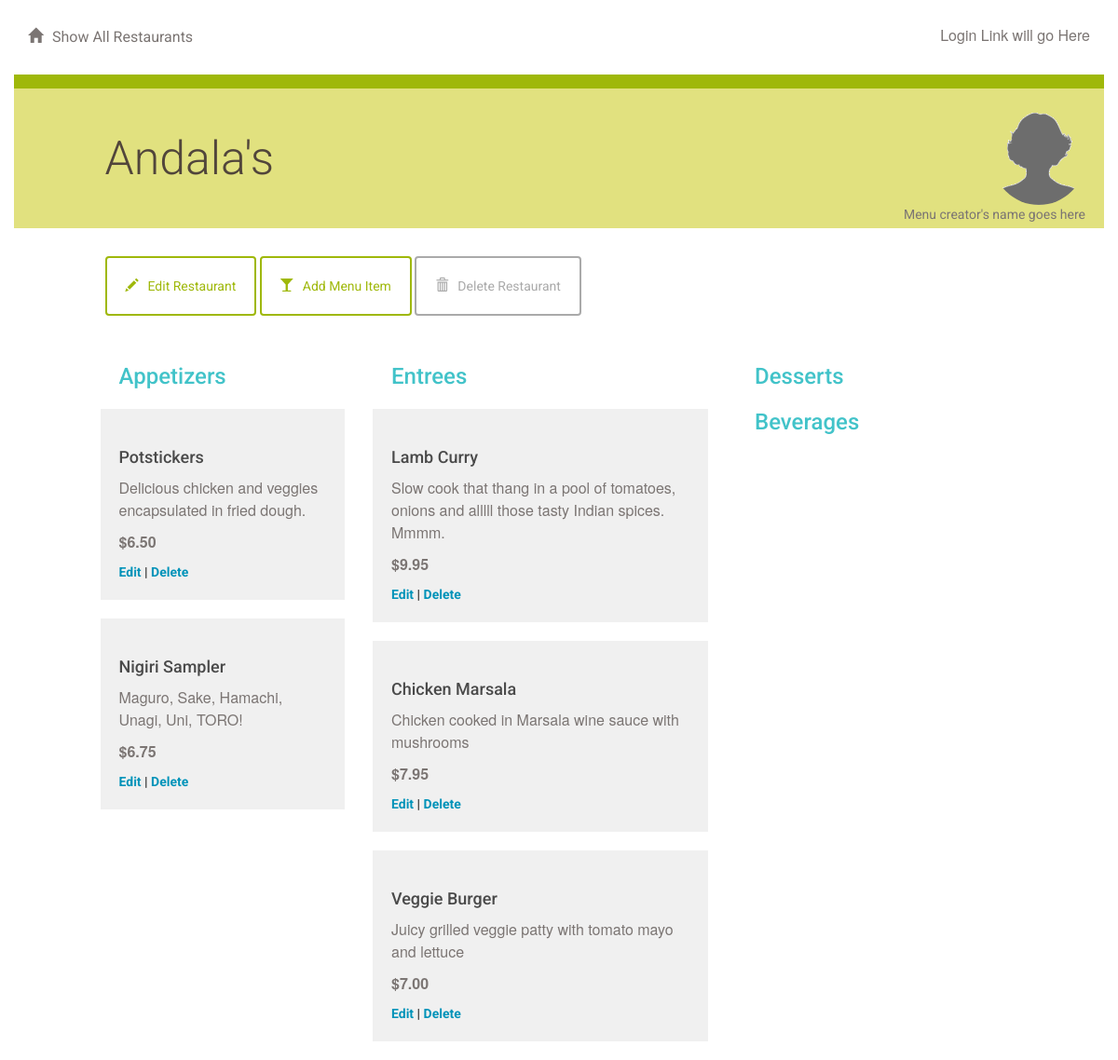
The app's page /restaurant/6/menu/ with its own data.
### database_setup.py (models this page shows, shortened)
class Restaurant(Base):
    __tablename__ = 'restaurant'
    id = Column(Integer, primary_key=True)
    name = Column(String(250), nullable=False)

class MenuItem(Base):
    __tablename__ = 'menu_item'
    name = Column(String(80), nullable=False)
    id = Column(Integer, primary_key=True)
    description = Column(String(250))
    price = Column(String(8))
    course = Column(String(250))
    restaurant_id = Column(Integer, ForeignKey('restaurant.id'))
    restaurant = relationship(Restaurant)

### project.py (the view)
@app.route('/restaurant/<int:restaurant_id>/')
@app.route('/restaurant/<int:restaurant_id>/menu/')
def showMenu(restaurant_id):
    restaurant = session.query(Restaurant).filter_by(id=restaurant_id).one()
    items = session.query(MenuItem).filter_by(
        restaurant_id=restaurant_id).all()
    return render_template('menu.html', items=items, restaurant=restaurant)

### templates/menu.html (shortened to what this page needs)
{% extends "main.html" %}
{% block content %}
{% include "header.html" %}
	<div class="row divider green">
		<div class="col-md-12"></div>
	</div>
	<div class="row banner menu">
		<div class="col-md-11 col-md-offset-1 padding-none">
			<h1>{{ restaurant.name }}
			<figure class="creator">
				<img src="{{ url_for('static', filename='blank_user.gif') }}">
				<figcaption>Menu creator's name goes here</figcaption>
			</figure>
			</h1>
		</div>
	</div>
	<div class="row padding-top padding-bottom">
		<div class="col-md-1"></div>
		<div class="col-md-11 padding-none">
			<a href="{{url_for('editRestaurant', restaurant_id = restaurant.id )}}">
				<button class="btn btn-default" id="new-menu-item">
					<span class="glyphicon glyphicon-pencil" aria-hidden="true"></span>Edit Restaurant
				</button>
			</a>
			<a href="{{url_for('newMenuItem', restaurant_id = restaurant.id )}}">
				<button class="btn btn-default" id="new-menu-item">
					<span class="glyphicon glyphicon-glass" aria-hidden="true"></span>Add Menu Item
				</button>
			</a>
						<a href="{{url_for('deleteRestaurant', restaurant_id = restaurant.id )}}">
				<button class="btn btn-default delete" id="delete-restaurant">
					<span class="glyphicon glyphicon-trash" aria-hidden="true"></span>Delete Restaurant
				</button>
			</a>
		</div>
		<div class="col-md-7"></div>
	</div>
	{% if items !=[] %}
		<div class="row">
			<div class="col-md-1"></div>
			<div class="col-md-3">
				<h2>Appetizers</h2>
					{% for i in items %}
						{% if i.course == 'Appetizer' %}
							<div class="menu-item">
								<h3>{{i.name}}</h3>
								<p>{{i.description}}</p>
								<p class="menu-price">{{i.price}}</p>
								<a href='{{url_for('editMenuItem', restaurant_id = restaurant.id, menu_id=i.id ) }}'>Edit</a> |
								<a href='{{url_for('deleteMenuItem', restaurant_id = restaurant.id, menu_id=i.id ) }}'>Delete</a>
							</div>
						{% endif %}
					{% endfor %}
			</div>
			<div class="col-md-4">
				<h2>Entrees</h2>
					{% for i in items %}
						{% if i.course == 'Entree' %}
						<div class="menu-item">
							<h3>{{i.name}}</h3>
							<p>{{i.description}}</p>
							<p class="menu-price">{{i.price}}</p>
							<a href='{{url_for('editMenuItem', restaurant_id = restaurant.id, menu_id=i.id ) }}'>Edit</a> |
							<a href='{{url_for('deleteMenuItem', restaurant_id = restaurant.id, menu_id=i.id ) }}'>Delete</a>
						</div>
						{% endif %}
					{% endfor %}
			</div>
			<div class="col-md-3">
				<h2>Desserts</h2>
				<h2>Beverages</h2>
			</div>
			<div class="col-md-1"></div>
		</div>
	{% endif %}
{% endblock %}

### static/styles.css (style rules this page uses)
* { font-family: "Helvetica Neue Bold", Roboto, Helvetica, Arial, sans-serif; font-weight: 700; }
h1 { font-family: "Helvetica Neue Light", Roboto, Helvetica, Arial, sans-serif; font-size: 50px; color: #51453B; line-height: 60px; font-weight: 300; }
h2 { font-size: 24px; color: #42C3C9; line-height: 29px; }
h3 { font-size: 18px; color: #4A4A4A; line-height: 23px; }
p { font-family: "Helvetica Neue", Roboto, Helvetica, Arial, sans-serif; font-size: 16px; color: #7B7573; line-height: 24px; font-weight: 400; }
a { font-size: 14px; color: #0093B9; line-height: 17px; }
.padding-top { padding-top: 30px; }
.padding-bottom { padding-bottom: 30px; }
.padding-none { padding: 0; }
.btn { padding: 20px; margin: 0; border-color: #9FB80A; border-width: 2px; color: #9FB80A;; }
.btn.delete { border-color: #aaaaaa; color: #aaaaaa; }
.glyphicon { margin-right: 10px; }
.divider { height: 15px; }
.divider.green { background-color: #9FB80A; }
.banner.menu { height: 150px; background-color: #E1E17F; }
.banner h1 { margin: 45px 0; }
.menu-item { background: #F0F0F0; padding: 20px; margin: 20px; margin-left: -20px; }
.menu-price { font-weight: 700; }
.creator { padding-right: 20px; margin-top: -20px; text-align: right; float:right; }
.creator img { width: 100px; border-radius: 50%; }
.creator figcaption { font-size: 14px; color: #7B7573; font-weight: 400; margin-top: -20px; }

### records on screen
Restaurant: name "Andala's"
MenuItem: name "Potstickers", description "Delicious chicken and veggies encapsulated in fried dough.", price "$6.50"
MenuItem: name "Nigiri Sampler", description "Maguro, Sake, Hamachi, Unagi, Uni, TORO!", price "$6.75"
MenuItem: name "Lamb Curry", description "Slow cook that thang in a pool of tomatoes, onions and alllll those tasty Indian spices. Mmmm.", price "$9.95"
MenuItem: name "Chicken Marsala", description "Chicken cooked in Marsala wine sauce with mushrooms", price "$7.95"
MenuItem: name "Veggie Burger", description "Juicy grilled veggie patty with tomato mayo and lettuce", price "$7.00"
